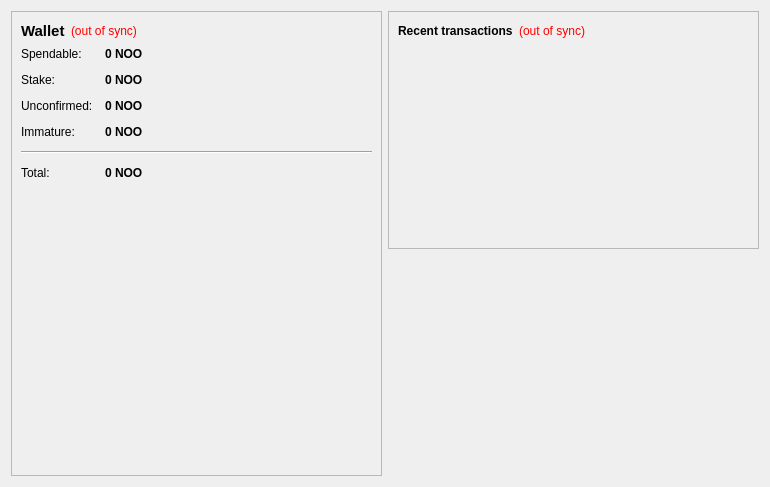
<?xml version="1.0" encoding="UTF-8"?>
<ui version="4.0">
 <class>OverviewPage</class>
 <widget class="QWidget" name="OverviewPage">
  <property name="geometry">
   <rect>
    <x>0</x>
    <y>0</y>
    <width>770</width>
    <height>487</height>
   </rect>
  </property>
  <property name="windowTitle">
   <string>Form</string>
  </property>
  <layout class="QHBoxLayout" name="horizontalLayout" stretch="1,1">
   <item>
    <layout class="QVBoxLayout" name="verticalLayout_2">
     <item>
      <widget class="QFrame" name="frame">
       <property name="frameShape">
        <enum>QFrame::StyledPanel</enum>
       </property>
       <property name="frameShadow">
        <enum>QFrame::Raised</enum>
       </property>
       <layout class="QVBoxLayout" name="verticalLayout_4">
        <item>
         <layout class="QHBoxLayout" name="horizontalLayout_4">
          <item>
           <widget class="QLabel" name="label_5">
            <property name="font">
             <font>
              <pointsize>11</pointsize>
              <weight>75</weight>
              <bold>true</bold>
             </font>
            </property>
            <property name="text">
             <string>Wallet</string>
            </property>
           </widget>
          </item>
          <item>
           <widget class="QLabel" name="labelWalletStatus">
            <property name="toolTip">
             <string>The displayed information may be out of date. Your wallet automatically synchronizes with the noocoin network after a connection is established, but this process has not completed yet.</string>
            </property>
            <property name="styleSheet">
             <string notr="true">QLabel { color: red; }</string>
            </property>
            <property name="text">
             <string notr="true">(out of sync)</string>
            </property>
            <property name="alignment">
             <set>Qt::AlignLeading|Qt::AlignLeft|Qt::AlignVCenter</set>
            </property>
           </widget>
          </item>
          <item>
           <spacer name="horizontalSpacer_2">
            <property name="orientation">
             <enum>Qt::Horizontal</enum>
            </property>
            <property name="sizeHint" stdset="0">
             <size>
              <width>40</width>
              <height>20</height>
             </size>
            </property>
           </spacer>
          </item>
         </layout>
        </item>
        <item>
         <layout class="QFormLayout" name="formLayout_2">
          <property name="fieldGrowthPolicy">
           <enum>QFormLayout::AllNonFixedFieldsGrow</enum>
          </property>
          <property name="horizontalSpacing">
           <number>12</number>
          </property>
          <property name="verticalSpacing">
           <number>12</number>
          </property>
          <item row="0" column="0">
           <widget class="QLabel" name="label">
            <property name="text">
             <string>Spendable:</string>
            </property>
           </widget>
          </item>
          <item row="0" column="1">
           <widget class="QLabel" name="labelBalance">
            <property name="font">
             <font>
              <weight>75</weight>
              <bold>true</bold>
             </font>
            </property>
            <property name="cursor">
             <cursorShape>IBeamCursor</cursorShape>
            </property>
            <property name="toolTip">
             <string>Your current spendable balance</string>
            </property>
            <property name="text">
             <string notr="true">0 NOO</string>
            </property>
            <property name="textInteractionFlags">
             <set>Qt::LinksAccessibleByMouse|Qt::TextSelectableByKeyboard|Qt::TextSelectableByMouse</set>
            </property>
           </widget>
          </item>
          <item row="1" column="0">
           <widget class="QLabel" name="label_6">
            <property name="text">
             <string>Stake:</string>
            </property>
           </widget>
          </item>
          <item row="1" column="1">
           <widget class="QLabel" name="labelStake">
            <property name="font">
             <font>
              <weight>75</weight>
              <bold>true</bold>
             </font>
            </property>
            <property name="cursor">
             <cursorShape>IBeamCursor</cursorShape>
            </property>
            <property name="toolTip">
             <string>Total of coins that was staked, and do not yet count toward the current balance</string>
            </property>
            <property name="text">
             <string notr="true">0 NOO</string>
            </property>
            <property name="textInteractionFlags">
             <set>Qt::LinksAccessibleByMouse|Qt::TextSelectableByKeyboard|Qt::TextSelectableByMouse</set>
            </property>
           </widget>
          </item>
          <item row="2" column="0">
           <widget class="QLabel" name="label_3">
            <property name="text">
             <string>Unconfirmed:</string>
            </property>
           </widget>
          </item>
          <item row="2" column="1">
           <widget class="QLabel" name="labelUnconfirmed">
            <property name="font">
             <font>
              <weight>75</weight>
              <bold>true</bold>
             </font>
            </property>
            <property name="cursor">
             <cursorShape>IBeamCursor</cursorShape>
            </property>
            <property name="toolTip">
             <string>Total of transactions that have yet to be confirmed, and do not yet count toward the current balance</string>
            </property>
            <property name="text">
             <string notr="true">0 NOO</string>
            </property>
            <property name="textInteractionFlags">
             <set>Qt::LinksAccessibleByMouse|Qt::TextSelectableByKeyboard|Qt::TextSelectableByMouse</set>
            </property>
           </widget>
          </item>
          <item row="3" column="0">
           <widget class="QLabel" name="labelImmatureText">
            <property name="text">
             <string>Immature:</string>
            </property>
           </widget>
          </item>
          <item row="3" column="1">
           <widget class="QLabel" name="labelImmature">
            <property name="font">
             <font>
              <weight>75</weight>
              <bold>true</bold>
             </font>
            </property>
            <property name="toolTip">
             <string>Mined balance that has not yet matured</string>
            </property>
            <property name="text">
             <string notr="true">0 NOO</string>
            </property>
            <property name="textInteractionFlags">
             <set>Qt::LinksAccessibleByMouse|Qt::TextSelectableByKeyboard|Qt::TextSelectableByMouse</set>
            </property>
           </widget>
          </item>
          <item row="4" column="0" colspan="2">
           <widget class="Line" name="line">
            <property name="orientation">
             <enum>Qt::Horizontal</enum>
            </property>
           </widget>
          </item>
          <item row="5" column="0">
           <widget class="QLabel" name="labelTotalText">
            <property name="text">
             <string>Total:</string>
            </property>
           </widget>
          </item>
          <item row="5" column="1">
           <widget class="QLabel" name="labelTotal">
            <property name="font">
             <font>
              <weight>75</weight>
              <bold>true</bold>
             </font>
            </property>
            <property name="cursor">
             <cursorShape>IBeamCursor</cursorShape>
            </property>
            <property name="toolTip">
             <string>Your current total balance</string>
            </property>
            <property name="text">
             <string notr="true">0 NOO</string>
            </property>
            <property name="textInteractionFlags">
             <set>Qt::LinksAccessibleByMouse|Qt::TextSelectableByKeyboard|Qt::TextSelectableByMouse</set>
            </property>
           </widget>
          </item>
         </layout>
        </item>
        <item>
         <spacer name="verticalSpacer">
          <property name="orientation">
           <enum>Qt::Vertical</enum>
          </property>
          <property name="sizeHint" stdset="0">
           <size>
            <width>20</width>
            <height>20</height>
           </size>
          </property>
         </spacer>
        </item>
        <item>
         <widget class="QLabel" name="label_2">
          <property name="minimumSize">
           <size>
            <width>300</width>
            <height>177</height>
           </size>
          </property>
          <property name="text">
           <string>&lt;html&gt;&lt;head/&gt;&lt;body&gt;&lt;p align=&quot;center&quot;&gt;&lt;img src=&quot;:/images/wallet&quot;/&gt;&lt;/span&gt;&lt;/a&gt;&lt;/p&gt;&lt;/body&gt;&lt;/html&gt;</string>
          </property>
         </widget>
        </item>
        <item>
         <spacer name="verticalSpacer_3">
          <property name="orientation">
           <enum>Qt::Vertical</enum>
          </property>
          <property name="sizeHint" stdset="0">
           <size>
            <width>20</width>
            <height>10</height>
           </size>
          </property>
         </spacer>
        </item>
       </layout>
      </widget>
     </item>
    </layout>
   </item>
   <item>
    <layout class="QVBoxLayout" name="verticalLayout_3">
     <item>
      <widget class="QFrame" name="frame_2">
       <property name="frameShape">
        <enum>QFrame::StyledPanel</enum>
       </property>
       <property name="frameShadow">
        <enum>QFrame::Raised</enum>
       </property>
       <layout class="QVBoxLayout" name="verticalLayout">
        <item>
         <layout class="QHBoxLayout" name="horizontalLayout_2">
          <item>
           <widget class="QLabel" name="label_4">
            <property name="text">
             <string>&lt;b&gt;Recent transactions&lt;/b&gt;</string>
            </property>
           </widget>
          </item>
          <item>
           <widget class="QLabel" name="labelTransactionsStatus">
            <property name="toolTip">
             <string>The displayed information may be out of date. Your wallet automatically synchronizes with the noocoin network after a connection is established, but this process has not completed yet.</string>
            </property>
            <property name="styleSheet">
             <string notr="true">QLabel { color: red; }</string>
            </property>
            <property name="text">
             <string notr="true">(out of sync)</string>
            </property>
            <property name="alignment">
             <set>Qt::AlignRight|Qt::AlignTrailing|Qt::AlignVCenter</set>
            </property>
           </widget>
          </item>
          <item>
           <spacer name="horizontalSpacer">
            <property name="orientation">
             <enum>Qt::Horizontal</enum>
            </property>
            <property name="sizeHint" stdset="0">
             <size>
              <width>40</width>
              <height>20</height>
             </size>
            </property>
           </spacer>
          </item>
         </layout>
        </item>
        <item>
         <widget class="QListView" name="listTransactions">
          <property name="styleSheet">
           <string notr="true">QListView { background: transparent; }</string>
          </property>
          <property name="frameShape">
           <enum>QFrame::NoFrame</enum>
          </property>
          <property name="verticalScrollBarPolicy">
           <enum>Qt::ScrollBarAlwaysOff</enum>
          </property>
          <property name="horizontalScrollBarPolicy">
           <enum>Qt::ScrollBarAlwaysOff</enum>
          </property>
          <property name="selectionMode">
           <enum>QAbstractItemView::NoSelection</enum>
          </property>
         </widget>
        </item>
       </layout>
      </widget>
     </item>
     <item>
      <spacer name="verticalSpacer_2">
       <property name="orientation">
        <enum>Qt::Vertical</enum>
       </property>
       <property name="sizeHint" stdset="0">
        <size>
         <width>20</width>
         <height>40</height>
        </size>
       </property>
      </spacer>
     </item>
    </layout>
   </item>
  </layout>
 </widget>
 <resources>
  <include location="../bitcoin.qrc"/>
 </resources>
 <connections/>
</ui>
